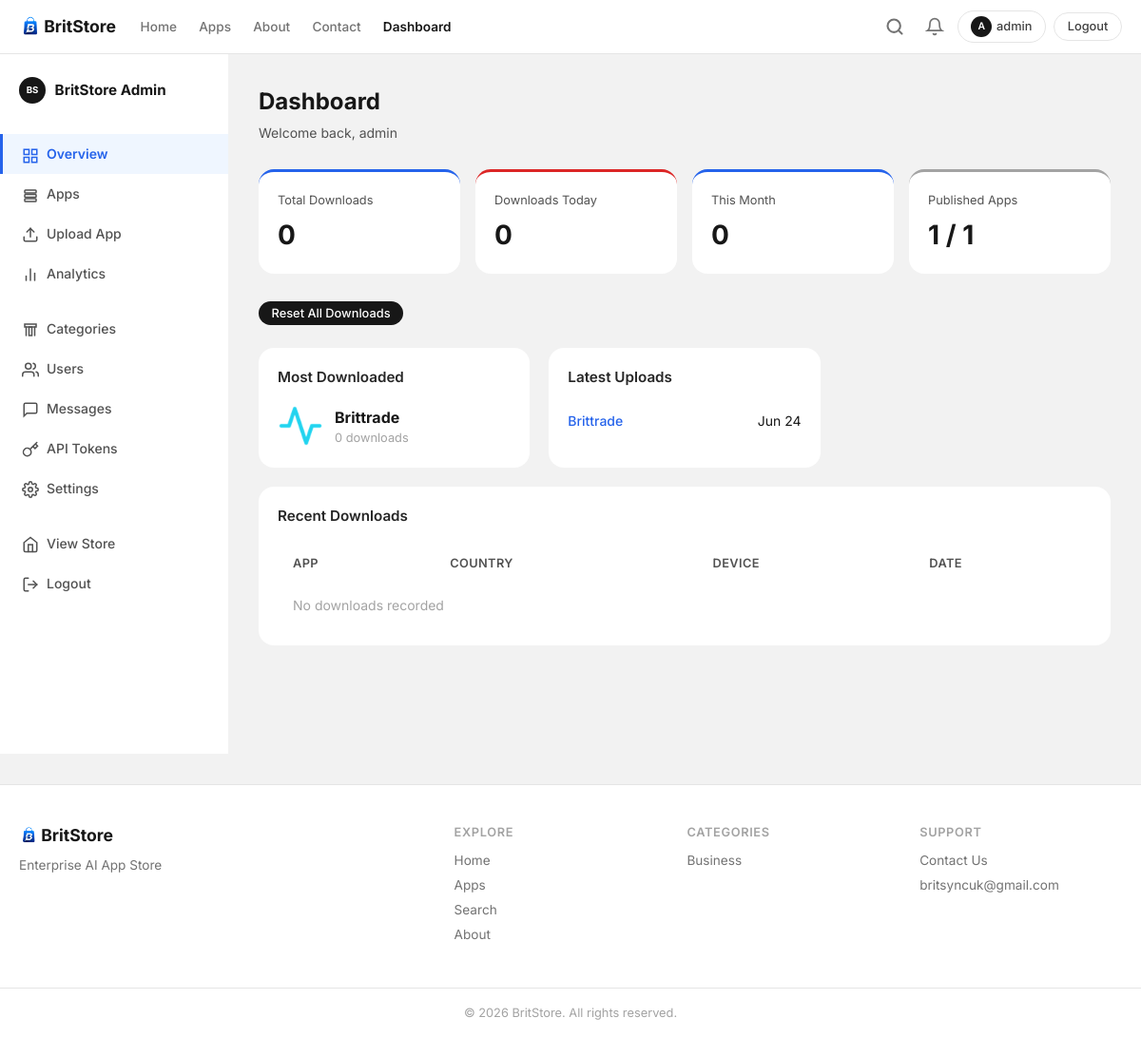
/dashboard/ (signed in), run on an earlier commit of the app's database.
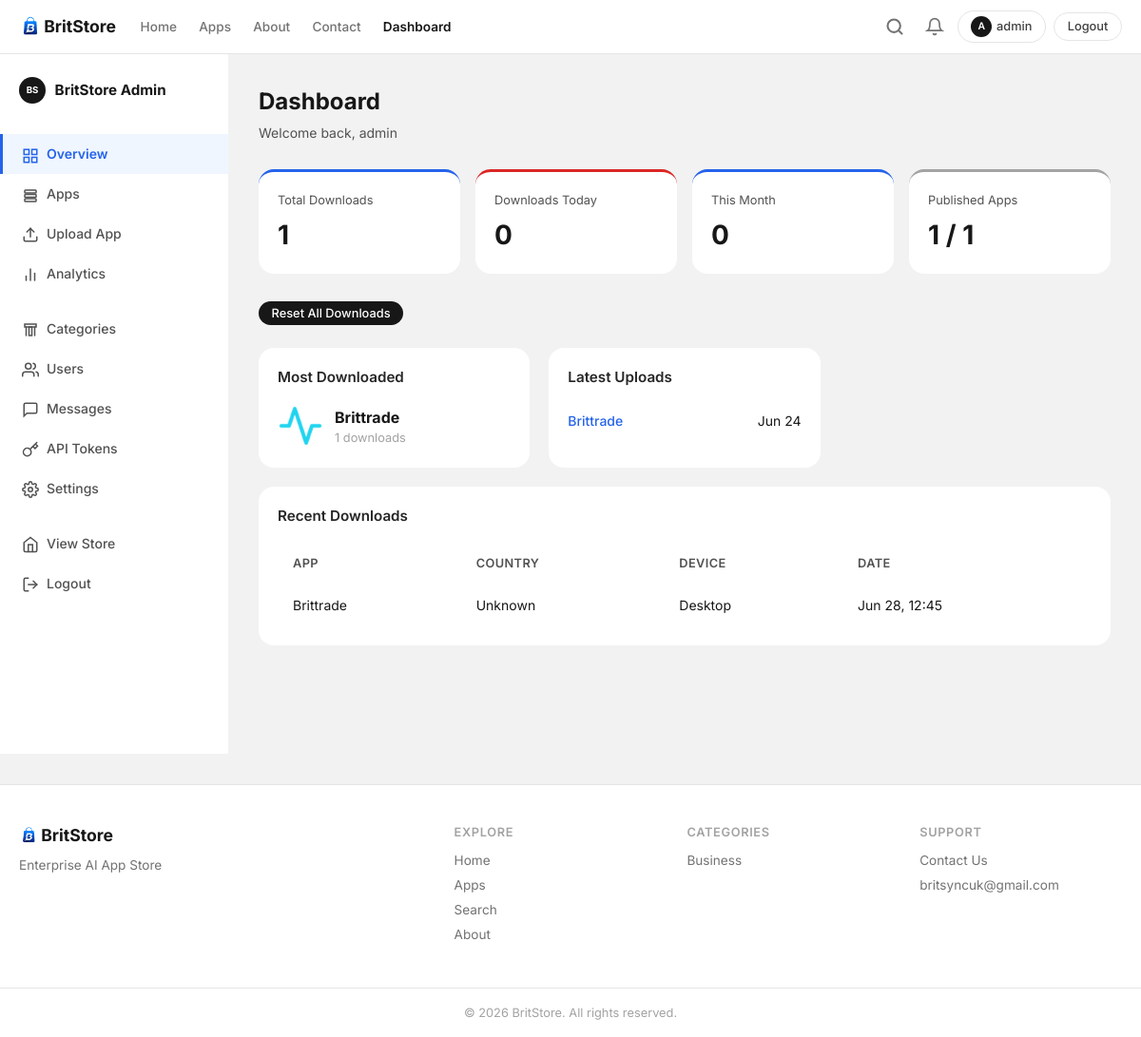
And on a later commit of the database.
### store/models.py (models this page shows, shortened)
class App(models.Model):
    AGE_ALL = 'all'
    AGE_12 = '12+'
    AGE_16 = '16+'
    AGE_18 = '18+'
    AGE_CHOICES = [
        (AGE_ALL, 'All Ages'),
        (AGE_12, '12+'),
        (AGE_16, '16+'),
        (AGE_18, '18+'),
    ]
    PRICE_FREE = 'free'
    PRICE_PAID = 'paid'
    PRICE_CHOICES = [
        (PRICE_FREE, 'Free'),
        (PRICE_PAID, 'Paid'),
    ]
    CURRENCY_CHOICES = [
        ('USD', 'USD — US Dollar'),
        ('PKR', 'PKR — Pakistani Rupee'),
        ('EUR', 'EUR — Euro'),
        ('GBP', 'GBP — British Pound'),
        ('INR', 'INR — Indian Rupee'),
        ('AED', 'AED — UAE Dirham'),
        ('SAR', 'SAR — Saudi Riyal'),
    ]
    name = models.CharField(max_length=200)
    slug = models.SlugField(max_length=220, unique=True, blank=True)
    short_description = models.CharField(max_length=300, blank=True, default='')
    full_description = models.TextField(blank=True, default='')
    category = models.ForeignKey(Category, on_delete=models.PROTECT, related_name='apps', null=True, blank=True)
    version = models.CharField(max_length=50)
    package_name = models.CharField(max_length=200, unique=True, db_index=True)
    apk_file = models.FileField(upload_to=app_apk_path, blank=True, default='')
    icon = models.ImageField(upload_to=app_icon_path, blank=True, default='')
    file_size = models.PositiveBigIntegerField(default=0, help_text='Size in bytes')
    android_version = models.CharField(max_length=50, default='Android 8+')
    release_notes = models.TextField(blank=True)
    download_count = models.PositiveIntegerField(default=0)
    featured = models.BooleanField(default=False)
    published = models.BooleanField(default=False)
    uploaded_by = models.ForeignKey(
        User, on_delete=models.SET_NULL, null=True, blank=True, related_name='uploaded_apps',
    )
    age_rating = models.CharField(max_length=4, choices=AGE_CHOICES, default=AGE_ALL)
    price_type = models.CharField(max_length=4, choices=PRICE_CHOICES, default=PRICE_FREE)
    price = models.DecimalField(max_digits=8, decimal_places=2, null=True, blank=True, help_text='Price (only for paid apps)')
    currency = models.CharField(max_length=10, choices=CURRENCY_CHOICES, default='USD', help_text='Currency for paid apps')
    created_at = models.DateTimeField(auto_now_add=True)
    updated_at = models.DateTimeField(auto_now=True)
    class Meta:
        ordering = ['-created_at']

class Category(models.Model):
    name = models.CharField(max_length=100, unique=True)
    slug = models.SlugField(max_length=120, unique=True, blank=True)
    description = models.TextField(blank=True)
    icon = models.ImageField(upload_to='category_icons/', blank=True)
    icon_emoji = models.CharField(max_length=10, blank=True, help_text='Fallback emoji if no icon image')
    created_at = models.DateTimeField(auto_now_add=True)
    class Meta:
        verbose_name_plural = 'Categories'
        ordering = ['name']

class Download(models.Model):
    app = models.ForeignKey(App, on_delete=models.CASCADE, related_name='downloads')
    user = models.ForeignKey(User, on_delete=models.SET_NULL, null=True, blank=True, related_name='downloads')
    ip_address = models.GenericIPAddressField(null=True, blank=True)
    country = models.CharField(max_length=100, default='Unknown')
    device_type = models.CharField(max_length=50, default='Unknown')
    downloaded_at = models.DateTimeField(auto_now_add=True)
    class Meta:
        ordering = ['-downloaded_at']

### store/views.py (the view)
# urls.py: path('dashboard/', views.dashboard_home, name='dashboard_home'),
@dashboard_required
def dashboard_home(request):
    now = timezone.now()
    today_start = now.replace(hour=0, minute=0, second=0, microsecond=0)
    month_start = now.replace(day=1, hour=0, minute=0, second=0, microsecond=0)
    week_ago = now - timedelta(days=7)
    downloads_qs = Download.objects.all()
    apps_qs = App.objects.all()
    total_downloads = downloads_qs.count()
    downloads_today = downloads_qs.filter(downloaded_at__gte=today_start).count()
    downloads_month = downloads_qs.filter(downloaded_at__gte=month_start).count()
    most_downloaded = apps_qs.order_by('-download_count').first()
    latest_uploads = apps_qs.order_by('-created_at')[:5]
    recent_downloads = downloads_qs.select_related('app')[:10]
    recent_versions = AppVersion.objects.filter(created_at__gte=week_ago).select_related('app')[:5]
    unread_messages = ContactMessage.objects.filter(is_read=False)[:5]
    return render(request, 'admin_dashboard.html', {
        'total_downloads': total_downloads,
        'downloads_today': downloads_today,
        'downloads_month': downloads_month,
        'most_downloaded': most_downloaded,
        'latest_uploads': latest_uploads,
        'recent_downloads': recent_downloads,
        'recent_versions': recent_versions,
        'unread_messages': unread_messages,
        'total_apps': apps_qs.count(),
        'published_apps': apps_qs.filter(published=True).count(),
    })

### store/context_processors.py (called while the page is built)
def site_context(request):
    settings_obj = WebsiteSettings.get_solo()
    from store.models import Category, Notification
    nav_categories = Category.objects.annotate(
        published_count=Count('apps', filter=Q(apps__published=True)),
    ).filter(published_count__gt=0)[:8]
    notifications = []
    unread_notifications = 0
    if request.user.is_authenticated and request.user.is_super_admin:
        notifications = Notification.objects.all()[:10]
        unread_notifications = Notification.objects.filter(is_read=False).count()
    return {
        'site_settings': settings_obj,
        'nav_categories': nav_categories,
        'notifications': notifications,
        'unread_notifications': unread_notifications,
    }

### store/models.py (called while the page is built)
    @property
    def is_super_admin(self):
        return self.role == self.ROLE_SUPER_ADMIN or self.is_superuser

    @property
    def can_access_dashboard(self):
        return self.is_super_admin or self.is_app_manager or self.is_staff

    @property
    def avatar_letter(self):
        return self.username[0].upper() if self.username else '?'

    @classmethod
    def get_solo(cls):
        obj, _ = cls.objects.get_or_create(pk=1)
        return obj

### templates/admin_dashboard.html (shortened to what this page needs)
{% extends 'base.html' %}
{% load static %}
{% block extra_css %}
<link rel="stylesheet" href="{% static 'css/dashboard.css' %}">
{% endblock %}
{% block content %}
<div class="dashboard-layout">
    {% include 'dashboard/sidebar.html' %}
    <div class="dashboard-main">
        <div class="dashboard-header">
            <h1>Dashboard</h1>
            <p>Welcome back, {{ user.username }}</p>
        </div>
        <div class="stats-grid">
            <div class="stat-card stat-blue">
                <span class="stat-label">Total Downloads</span>
                <span class="stat-value">{{ total_downloads }}</span>
            </div>
            <div class="stat-card stat-red">
                <span class="stat-label">Downloads Today</span>
                <span class="stat-value">{{ downloads_today }}</span>
            </div>
            <div class="stat-card stat-blue">
                <span class="stat-label">This Month</span>
                <span class="stat-value">{{ downloads_month }}</span>
            </div>
            <div class="stat-card stat-neutral">
                <span class="stat-label">Published Apps</span>
                <span class="stat-value">{{ published_apps }} / {{ total_apps }}</span>
            </div>
        </div>
        {% if user.is_super_admin %}
        <form method="post" action="{% url 'dashboard_reset_all_downloads' %}" style="margin-bottom:1.5rem" onsubmit="return confirm('Reset ALL download counts to 0? This deletes every download record and cannot be undone.')">
            <button type="submit" class="btn btn-danger btn-sm">Reset All Downloads</button>
        </form>
        {% endif %}
        <div class="dashboard-grid">
            <div class="dashboard-card">
                <h3>Most Downloaded</h3>
                {% if most_downloaded %}
                <div class="top-app">
                    {% if most_downloaded.icon %}
                    <img src="{{ most_downloaded.icon.url }}" alt="">
                    {% endif %}
                    <div>
                        <strong>{{ most_downloaded.name }}</strong>
                        <span>{{ most_downloaded.download_count }} downloads</span>
                    </div>
                </div>
                {% else %}
                <p class="text-muted">No downloads yet</p>
                {% endif %}
            </div>
            <div class="dashboard-card">
                <h3>Latest Uploads</h3>
                <ul class="dash-list">
                    {% for app in latest_uploads %}
                    <li>
                        <a href="{% url 'dashboard_edit_app' app.slug %}">{{ app.name }}</a>
                        <span>{{ app.created_at|date:"M d" }}</span>
                    </li>
                    {% empty %}
                    <li class="text-muted">No apps uploaded yet</li>
                    {% endfor %}
                </ul>
            </div>
            <div class="dashboard-card full-width">
                <h3>Recent Downloads</h3>
                <div class="table-responsive">
                    <table class="dash-table">
                        <thead>
                            <tr><th>App</th><th>Country</th><th>Device</th><th>Date</th></tr>
                        </thead>
                        <tbody>
                            {% for dl in recent_downloads %}
                            <tr>
                                <td>{{ dl.app.name }}</td>
                                <td>{{ dl.country }}</td>
                                <td>{{ dl.device_type }}</td>
                                <td>{{ dl.downloaded_at|date:"M d, H:i" }}</td>
                            </tr>
                            {% empty %}
                            <tr><td colspan="4" class="text-muted">No downloads recorded</td></tr>
                            {% endfor %}
                        </tbody>
                    </table>
                </div>
            </div>
        </div>
    </div>
</div>
{% endblock %}

### templates/base.html (shortened to what the changed rows need)
{% load static %}
<!DOCTYPE html>
<html lang="en">
<head>
    <link rel="stylesheet" href="{% static 'css/style.css' %}?v=2">
    {% block extra_css %}{% endblock %}
</head>
<body>
    <main>
        {% block content %}{% endblock %}
    </main>
    <footer class="site-footer">
        <div class="container footer-grid">
            <div class="footer-links">
                <h4>Categories</h4>
                {% for cat in nav_categories|slice:":5" %}
                <a href="{% url 'category' cat.slug %}">{{ cat.name }}</a>
                {% empty %}
                <span class="text-muted">No categories yet</span>
                {% endfor %}
            </div>
        </div>
    </footer>
</body>
</html>

What changed in the data, as far as the page shows it:
changed App "Brittrade": download_count "0" → "1"
added Download: app.name "Brittrade", country "Unknown", device_type "Desktop", downloaded_at "Jun 28, 12:45"
Also different on the page:
{{ total_downloads }}: "0" → "1"
text no longer shown: "No downloads recorded"
